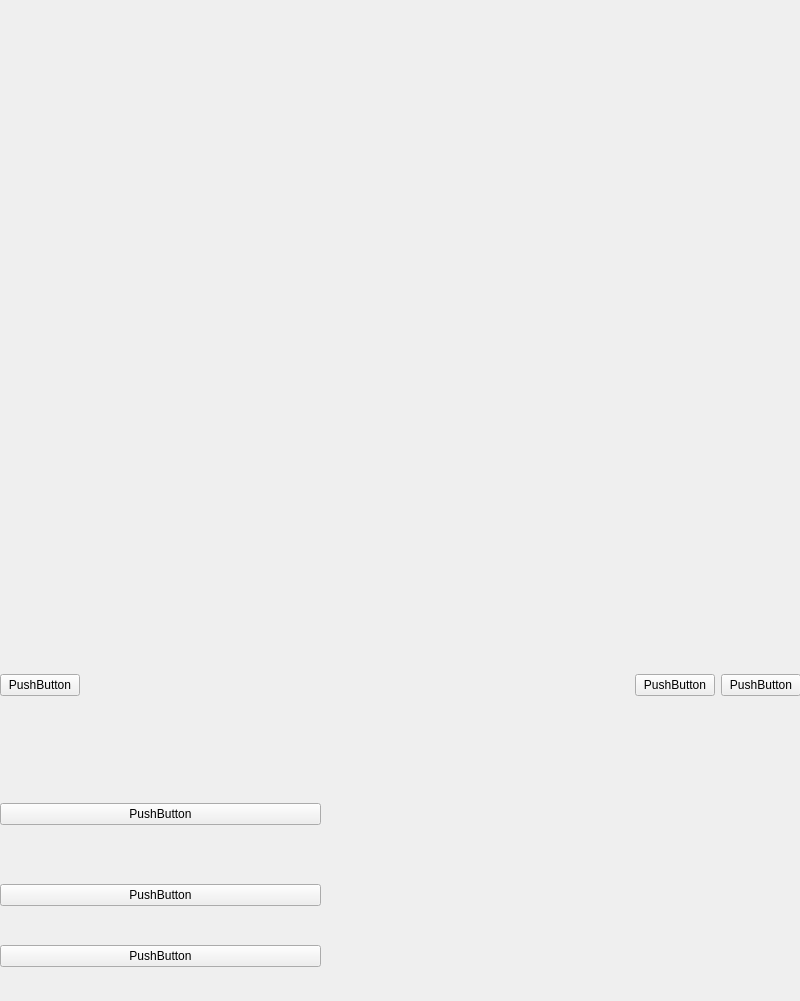
<?xml version="1.0" encoding="UTF-8"?>
<ui version="4.0">
 <class>Widget</class>
 <widget class="QWidget" name="Widget">
  <property name="geometry">
   <rect>
    <x>0</x>
    <y>0</y>
    <width>800</width>
    <height>1001</height>
   </rect>
  </property>
  <property name="windowTitle">
   <string>Widget</string>
  </property>
  <widget class="QWidget" name="horizontalLayoutWidget">
   <property name="geometry">
    <rect>
     <x>0</x>
     <y>600</y>
     <width>801</width>
     <height>171</height>
    </rect>
   </property>
   <layout class="QHBoxLayout" name="horizontalLayout">
    <item>
     <widget class="QPushButton" name="pushButton_3">
      <property name="text">
       <string>PushButton</string>
      </property>
     </widget>
    </item>
    <item>
     <spacer name="horizontalSpacer">
      <property name="orientation">
       <enum>Qt::Horizontal</enum>
      </property>
      <property name="sizeHint" stdset="0">
       <size>
        <width>20</width>
        <height>20</height>
       </size>
      </property>
     </spacer>
    </item>
    <item>
     <widget class="QPushButton" name="pushButton_2">
      <property name="text">
       <string>PushButton</string>
      </property>
     </widget>
    </item>
    <item>
     <widget class="QPushButton" name="pushButton">
      <property name="text">
       <string>PushButton</string>
      </property>
     </widget>
    </item>
   </layout>
  </widget>
  <widget class="QWidget" name="verticalLayoutWidget">
   <property name="geometry">
    <rect>
     <x>0</x>
     <y>770</y>
     <width>321</width>
     <height>231</height>
    </rect>
   </property>
   <layout class="QVBoxLayout" name="verticalLayout">
    <item>
     <widget class="QPushButton" name="pushButton_7">
      <property name="text">
       <string>PushButton</string>
      </property>
     </widget>
    </item>
    <item>
     <spacer name="horizontalSpacer_2">
      <property name="orientation">
       <enum>Qt::Horizontal</enum>
      </property>
      <property name="sizeHint" stdset="0">
       <size>
        <width>40</width>
        <height>20</height>
       </size>
      </property>
     </spacer>
    </item>
    <item>
     <widget class="QPushButton" name="pushButton_6">
      <property name="text">
       <string>PushButton</string>
      </property>
     </widget>
    </item>
    <item>
     <widget class="QPushButton" name="pushButton_4">
      <property name="text">
       <string>PushButton</string>
      </property>
     </widget>
    </item>
   </layout>
  </widget>
 </widget>
 <resources/>
 <connections/>
</ui>
